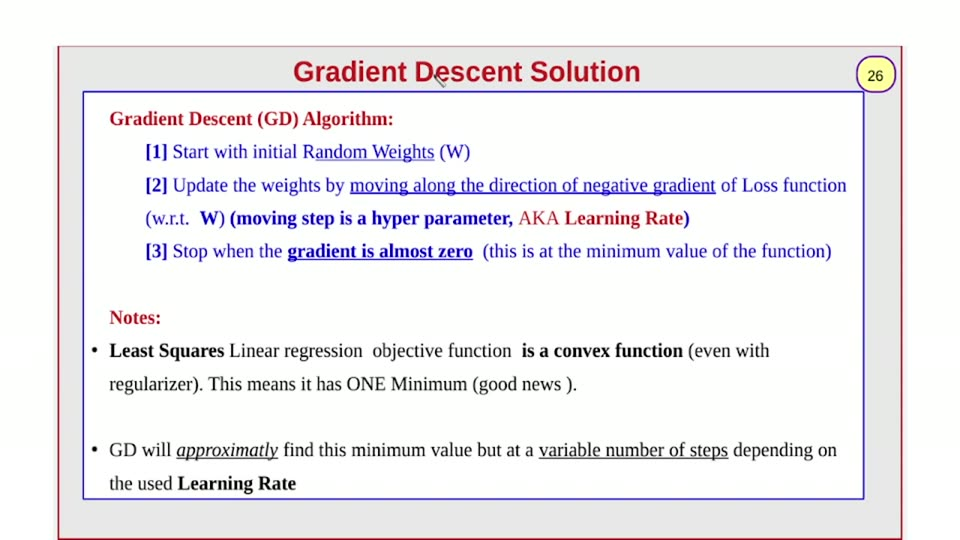
#> input picture videos/machine-learning/03_ridger_regression_gradient_descent/unique_slides/slide_026.jpg, 960 x 540 px, found by its file name
$ python shape_match_6.py
#> lines starting #> are read from the running program, lines starting #| are printed output that depends on the picture; after the words box and inside, x2 and y2 are one past the last pixel; in counts of white or black regions, pixels touching at a corner belong together; pictures that were not available may be replaced by others from this repository, and a replacement may not be noted
#!/usr/bin/env python3
"""Decisive shape test: compare the ORIGINAL's disputed word bitmaps against the
RENDER's known-style instances of the SAME word (column-ink profiles + width).

The render contains both a REGULAR 'gradient' (rowD y243..256) and a BOLD
'gradient' (rowB y177..190), so the original's rowD 'gradient' can be matched
against ground truth rather than a font model.
"""
import numpy as np
from PIL import Image
QA = "/home/ahmed/Projects/ai_llm_slides/videos/machine-learning/03_ridger_regression_gradient_descent/recreated_pptx/qa/slide026"
org = np.asarray(Image.open(QA + "/../../../unique_slides/slide_026.jpg").convert("RGB")).astype(int)
ren = np.asarray(Image.open(QA + "/render_6.png").convert("RGB")).astype(int)
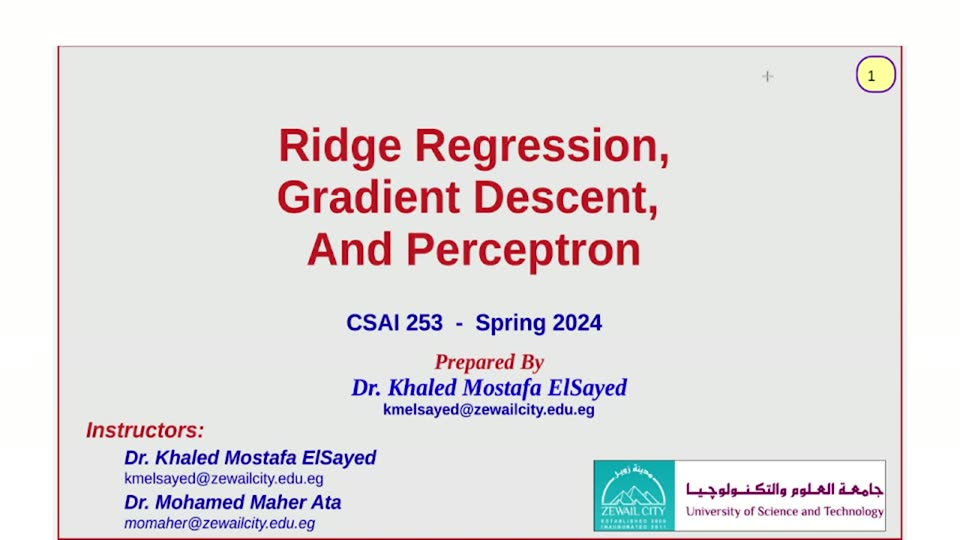
#> input picture videos/machine-learning/03_ridger_regression_gradient_descent/unique_slides/slide_001.jpg, 960 x 540 px, given in place of render_6.png, which was not available
SX, SY = ren.shape[1]/960.0, ren.shape[0]/540.0
#> SX = 1; SY = 1
def blue(im):
    R,G,B = im[:,:,0],im[:,:,1],im[:,:,2]; return (B-R>40)&(B-G>40)
#> after `R, G, B = (im[:, :, 0], im[:, :, 1], im[:, :, 2])`:
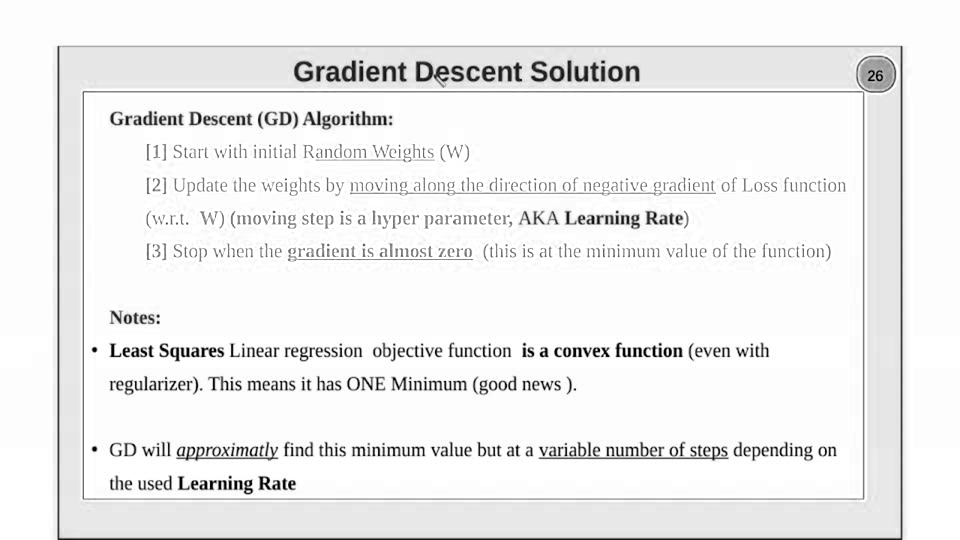
#> B: shape (540, 960) int64; min 0, max 255, mean 239
#> after `return (B - R > 40) & (B - G > 40)`:
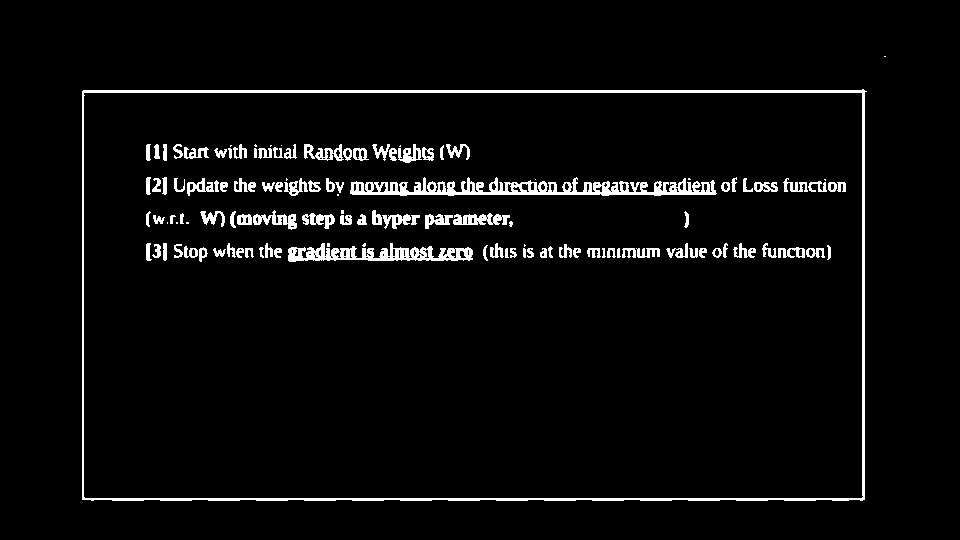
#> returned value: shape (540, 960) bool; 4.1% white; 122 white regions (19 under 20 px), largest, box (x1, y1, x2, y2) and area: (82, 89, 867, 501) 6447, (350, 177, 717, 196) 3414, (288, 243, 473, 262) 1816
mo, mb = blue(org), blue(ren)
#> in blue (call 2), `R, G, B = (im[:, :, 0], im[:, :, 1], im[:, :, 2])`:
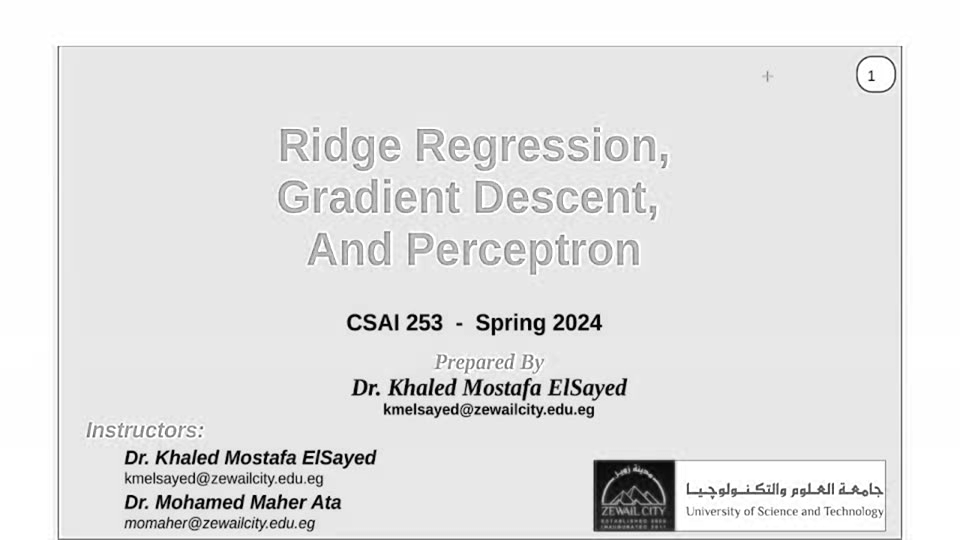
#> R: shape (540, 960) int64; min 0, max 255, mean 227.8
#> in blue (call 2), `R, G, B = (im[:, :, 0], im[:, :, 1], im[:, :, 2])`:
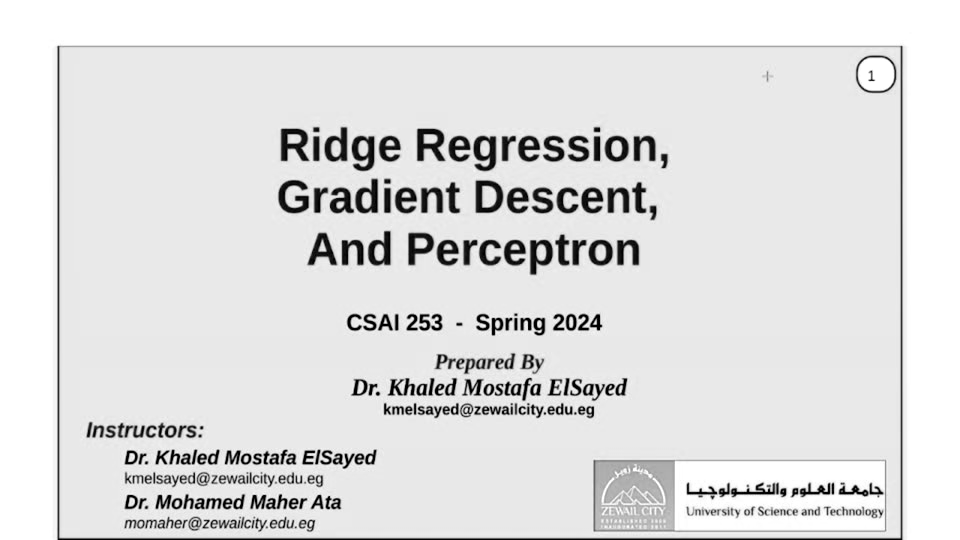
#> G: shape (540, 960) int64; min 0, max 255, mean 223.9
#> in blue (call 2), `R, G, B = (im[:, :, 0], im[:, :, 1], im[:, :, 2])`:
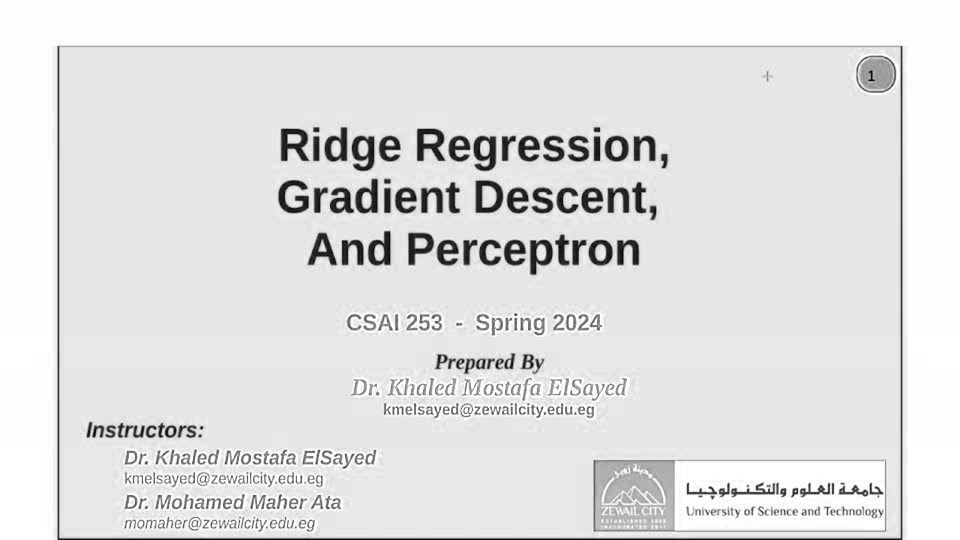
#> B: shape (540, 960) int64; min 0, max 255, mean 225.4
#> in blue (call 2), `return (B - R > 40) & (B - G > 40)`:
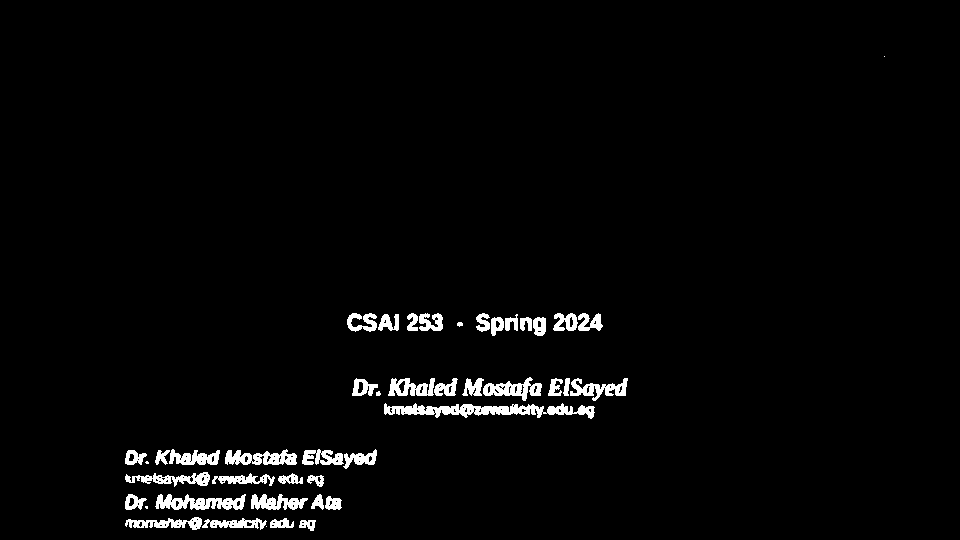
#> returned value: shape (540, 960) bool; 2.6% white; 45 white regions (4 under 20 px), largest, box (x1, y1, x2, y2) and area: (384, 403, 595, 419) 1675, (155, 494, 246, 510) 870, (225, 449, 297, 465) 728

def colprofile(mask, y0, y1, x0, x1, sx, sy, nbins=48):
    """ink count per frame-px column, resampled to nbins"""
#> called with y0 = 244, y1 = 256, x0 = 288, x1 = 356, sx = 1, sy = 1, nbins = 48
    m = mask[int(y0*sy):int(y1*sy)+1, int(x0*sx):int(x1*sx)+1]
    prof = m.sum(axis=0).astype(float)
#> prof = 69 values, max 13 at index 33, min 1 at index 37, mean 7.48
    if len(prof) < 2: return None
    xs = np.linspace(0, len(prof)-1, nbins)
#> xs = 48 values from 0 to 68
    return np.interp(xs, np.arange(len(prof)), prof)

def width(mask, y0, y1, x0, x1, sx, sy):
    m = mask[int(y0*sy):int(y1*sy)+1, int(x0*sx):int(x1*sx)+1]
    ys, xs = np.where(m)
    return (xs.max()-xs.min()+1)/sx if len(xs) else None

def ink(mask, y0, y1, x0, x1, sx, sy):
    m = mask[int(y0*sy):int(y1*sy)+1, int(x0*sx):int(x1*sx)+1]
    return m.sum()/(sx*sy)

def compare(label, o_band, o_x, cands):
    op = colprofile(mo, *o_band, *o_x, 1.0, 1.0)
#> op = 48 values, max 13 at index 23, min 1.47 at index 29, mean 7.5
    ow = width(mo, *o_band, *o_x, 1.0, 1.0)
#> in width, `ys, xs = np.where(m)`: ys = 516 values from 0 to 12; xs = 516 values, max 68 at index 98, min 0 at index 99, mean 33.75
#> ow = 69
    oi = ink(mo, *o_band, *o_x, 1.0, 1.0)
#> oi = 516
    print("\n== %s ==" % label)
    print("   ORIGINAL: width %.1f ink %d  x%s..%s" % (ow, oi, o_x[0], o_x[1]))
#|    ORIGINAL: width 69.0 ink 516  x288..356
    on = op/max(op.max(), 1)
#> on = 48 values, max 1 at index 23, min 0.113 at index 29, mean 0.577
    for cname, band, cx, style in cands:
        cp = colprofile(mb, *band, *cx, SX, SY)
        cw = width(mb, *band, *cx, SX, SY)
        ci = ink(mb, *band, *cx, SX, SY)
        cn = cp/max(cp.max(), 1)
        l1 = np.abs(on-cn).mean()
        corr = np.corrcoef(on, cn)[0,1]
        print("   %-26s width %6.1f (%+.1f) ink %6d  L1 %6.3f  corr %6.3f  [%s]"
              % (cname, cw, cw-ow, ci, l1, corr, style))
#> this loop made 1 pass
#> (ci, l1, corr) on pass 1: (0, 0.577, nan)

# ---- rowD 'gradient' (disputed) vs render's known regular + bold instances ----
#> (the run stopped early here; a loop or call above may not have finished)
